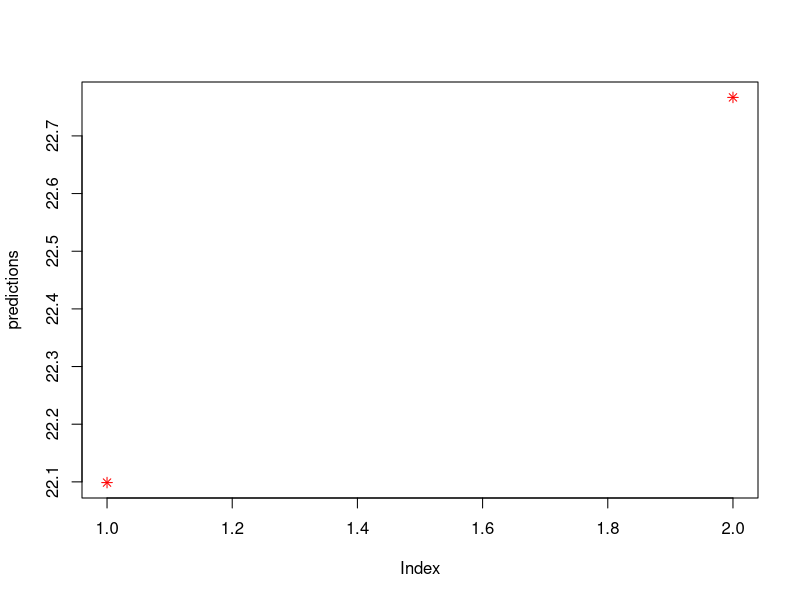

This chart was generated by the following R code:
data(mtcars)  
head(mtcars)  
summary(mtcars)  

model <- lm(mpg ~ wt + hp, data = mtcars)
print(model)
summary(model) 

new_data <- data.frame(wt = c(3, 2.5), hp = c(110, 150))
print(new_data)
predictions <- predict(model, newdata = new_data)
print(predictions)
plot(predictions, col="red",pch=8)
